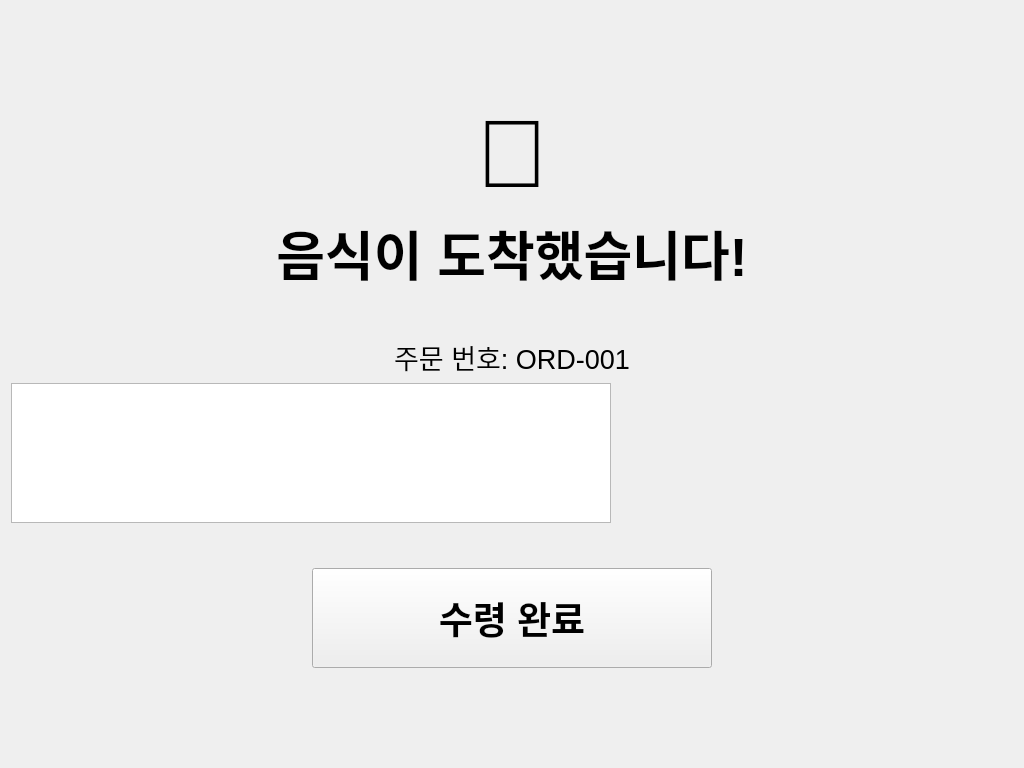
<?xml version="1.0" encoding="UTF-8"?>
<ui version="4.0">
 <class>DeliveryNotification</class>
 <widget class="QWidget" name="DeliveryNotification">
  <property name="geometry">
   <rect>
    <x>0</x>
    <y>0</y>
    <width>1024</width>
    <height>768</height>
   </rect>
  </property>
  <property name="windowTitle">
   <string>음식 도착</string>
  </property>
  <layout class="QVBoxLayout" name="verticalLayout_main">
   <item>
    <spacer name="verticalSpacer_top">
     <property name="orientation">
      <enum>Qt::Vertical</enum>
     </property>
     <property name="sizeHint" stdset="0">
      <size>
       <width>20</width>
       <height>100</height>
      </size>
     </property>
    </spacer>
   </item>
   <item>
    <widget class="QLabel" name="label_icon">
     <property name="text">
      <string>🤖</string>
     </property>
     <property name="alignment">
      <set>Qt::AlignCenter</set>
     </property>
     <property name="font">
      <font>
       <pointsize>72</pointsize>
      </font>
     </property>
    </widget>
   </item>
   <item>
    <widget class="QLabel" name="label_notification">
     <property name="text">
      <string>음식이 도착했습니다!</string>
     </property>
     <property name="alignment">
      <set>Qt::AlignCenter</set>
     </property>
     <property name="font">
      <font>
       <pointsize>40</pointsize>
       <weight>75</weight>
       <bold>true</bold>
      </font>
     </property>
    </widget>
   </item>
   <item>
    <spacer name="verticalSpacer_middle">
     <property name="orientation">
      <enum>Qt::Vertical</enum>
     </property>
     <property name="sizeHint" stdset="0">
      <size>
       <width>20</width>
       <height>50</height>
      </size>
     </property>
    </spacer>
   </item>
   <item>
    <widget class="QLabel" name="label_order_info">
     <property name="text">
      <string>주문 번호: ORD-001</string>
     </property>
     <property name="alignment">
      <set>Qt::AlignCenter</set>
     </property>
     <property name="font">
      <font>
       <pointsize>20</pointsize>
      </font>
     </property>
    </widget>
   </item>
   <item>
    <widget class="QTextEdit" name="text_order_items">
     <property name="maximumSize">
      <size>
       <width>600</width>
       <height>150</height>
      </size>
     </property>
     <property name="readOnly">
      <bool>true</bool>
     </property>
     <property name="font">
      <font>
       <pointsize>14</pointsize>
      </font>
     </property>
    </widget>
   </item>
   <item>
    <spacer name="verticalSpacer_before_button">
     <property name="orientation">
      <enum>Qt::Vertical</enum>
     </property>
     <property name="sizeHint" stdset="0">
      <size>
       <width>20</width>
       <height>50</height>
      </size>
     </property>
    </spacer>
   </item>
   <item>
    <layout class="QHBoxLayout" name="horizontalLayout_button">
     <item>
      <spacer name="horizontalSpacer_left">
       <property name="orientation">
        <enum>Qt::Horizontal</enum>
       </property>
       <property name="sizeHint" stdset="0">
        <size>
         <width>40</width>
         <height>20</height>
        </size>
       </property>
      </spacer>
     </item>
     <item>
      <widget class="QPushButton" name="btn_confirm_delivery">
       <property name="minimumSize">
        <size>
         <width>400</width>
         <height>100</height>
        </size>
       </property>
       <property name="font">
        <font>
         <pointsize>28</pointsize>
         <weight>75</weight>
         <bold>true</bold>
        </font>
       </property>
       <property name="text">
        <string>수령 완료</string>
       </property>
      </widget>
     </item>
     <item>
      <spacer name="horizontalSpacer_right">
       <property name="orientation">
        <enum>Qt::Horizontal</enum>
       </property>
       <property name="sizeHint" stdset="0">
        <size>
         <width>40</width>
         <height>20</height>
        </size>
       </property>
      </spacer>
     </item>
    </layout>
   </item>
   <item>
    <spacer name="verticalSpacer_bottom">
     <property name="orientation">
      <enum>Qt::Vertical</enum>
     </property>
     <property name="sizeHint" stdset="0">
      <size>
       <width>20</width>
       <height>100</height>
      </size>
     </property>
    </spacer>
   </item>
  </layout>
 </widget>
 <resources/>
 <connections/>
</ui>
